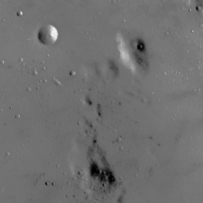
#> input picture q1/1.png, 203 x 203 px; its folder holds only this picture in this run
$ python imageFix.py
#> lines starting #> are read from the running program, lines starting #| are printed output that depends on the picture
import cv2
import matplotlib.pyplot as plt
import numpy as np

def displayImages(src_image, target_image,title):

	# Display the original and after correction images side by side
	plt.figure(figsize=(10, 5))

	plt.subplot(1, 2, 1)
	plt.imshow(src_image, cmap='gray')
	plt.title('Original Image')

	plt.subplot(1, 2, 2)
	plt.imshow(target_image, cmap='gray')
	plt.title(title)

	plt.show()

# input: an image
# output: the image after brightness and contrast stretching correction
def BrightAndContrast(image):
	min_intensity = 50
	max_intensity = 200

	# Perform brightness and contrast stretching
	stretched_image = np.clip(
		(image - image.min()) / (image.max() - image.min()) * (max_intensity - min_intensity) + min_intensity, 0,
		255).astype(np.uint8)

	displayImages(image, stretched_image, 'Stretched Image')


# input: an image
# output: the image after histogram equalization correction
def histogramEqualization(image):
	equalized_image = cv2.equalizeHist(image)

	displayImages(image, equalized_image, 'Equalized Image')


# input: an image
# outpt: the image after gamma correction
def gammaCorrection(image):
	gamma = 1.5

	# Perform gamma correction
	corrected_image = np.power(image / 255.0, gamma)
	corrected_image = (corrected_image * 255).astype(np.uint8)

	displayImages(image, corrected_image, 'Gamma Corrected Image')


def apply_fix(image):
	gammaCorrection(image)
	histogramEqualization(image)
	BrightAndContrast(image)


for i in range(1, 4):
	if(i ==1):
		path = f'{i}.png'
	else:
		path = f'{i}.jpg'

	image = cv2.imread(path, cv2.IMREAD_GRAYSCALE)
#> image is the input picture: shape (203, 203); min 0, max 243, mean 112

	apply_fix(image)
#> in gammaCorrection, `corrected_image = np.power(image / 255.0, gamma)`:
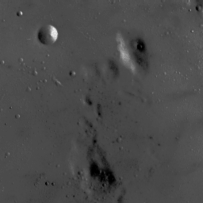
#> corrected_image: shape (203, 203) float64; min 0, max 0.93, mean 0.293
#> in displayImages, `plt.show()`:
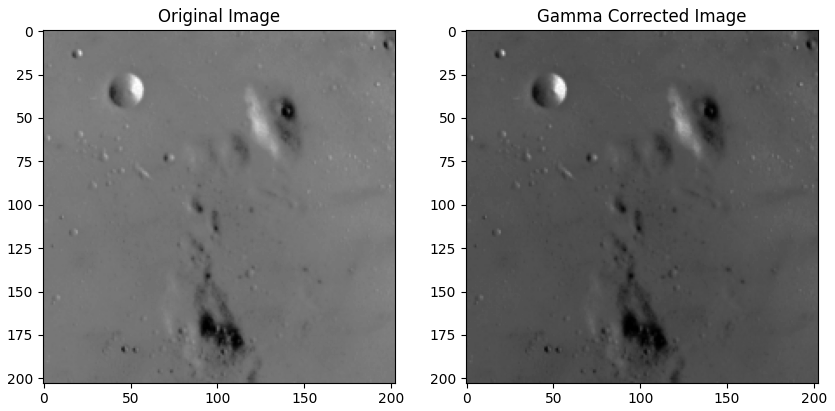
#> figure drawn by matplotlib, 2 panels
#> in histogramEqualization, `equalized_image = cv2.equalizeHist(image)`:
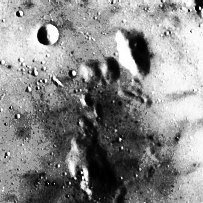
#> equalized_image: shape (203, 203); min 0, max 255, mean 135.8
#> call 2 of displayImages, with title = 'Equalized Image'
#> in displayImages (call 2), `plt.show()`:
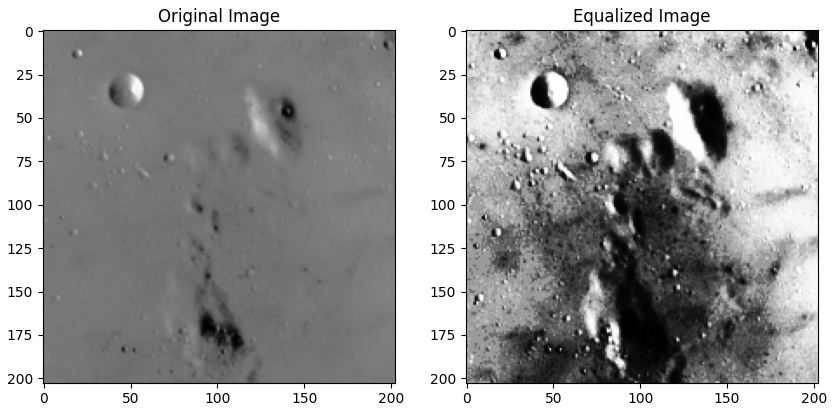
#> figure drawn by matplotlib, 2 panels
#> (the run stopped early here; a loop or call above may not have finished)
